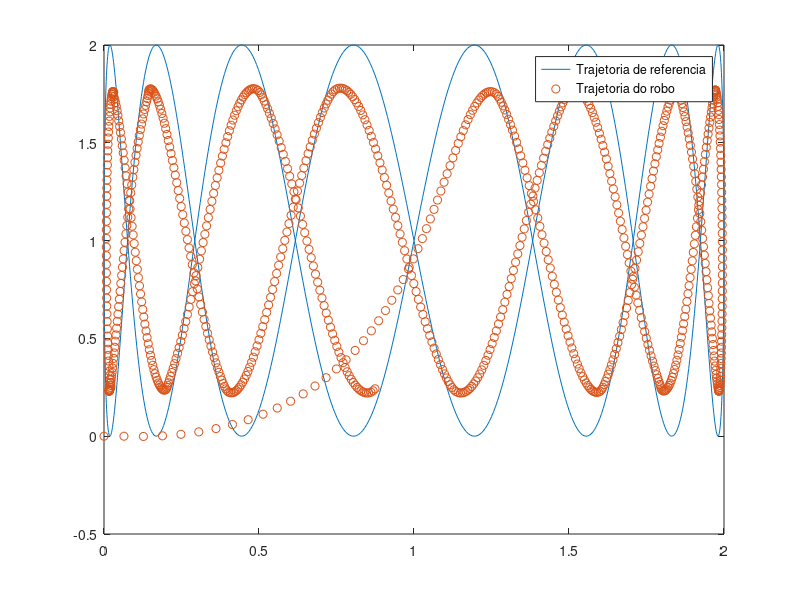

Reproduce this figure in MATLAB.
clear

% Tempo de amostragem
Ts = 0.033;

% Tempo de simulacao
t = 0:Ts:30;

% Trajetoria
ganho = 1;
freq = 2*pi/30;
traj = [1 + ganho*sin(freq*t); 1 + ganho*sin(8*freq*t)];

% Definicao do sistema
G = [0 1 0 0;
     0 0 0 0;
     0 0 0 1;
     0 0 0 0];

H = [0 0;
     1 0;
     0 0;
     0 1];
 
C = [1;
     1;
     0];
 

% Calculo da matriz de ganho K
poles = [-1, -1, -2, -2];
K = place(G, H, poles);

% Condicao inicial
i_pose = [0, 0, 0];
i_vel = [(traj(1,2) - traj(1,1))/Ts, (traj(2,2) - traj(2,1))/Ts];

% Set das variaveis do primeiro loop
x_pos = i_pose(1);
y_pos = i_pose(2);
theta = i_pose(3);
x_vel = i_vel(1);
y_vel = i_vel(2);

robot_x_pos = [];
robot_y_pos = [];

% Loop de simulacao
for k = 1:length(t)
    robot_x_pos = [robot_x_pos; x_pos];
    robot_y_pos = [robot_y_pos; y_pos];
    
    % Calculo das referencias por loop
    x_pos_ref = traj(1,k);
    y_pos_ref = traj(2,k);
    x_vel_ref  = (x_pos_ref - x_pos);
    y_vel_ref  = (y_pos_ref - y_pos);
    
    % Calculo dos estados (erros)
    z_e = [x_pos_ref - x_pos;
           x_vel_ref - x_vel;
           y_pos_ref - y_pos;
           y_vel_ref - y_vel];
      
    % Calculo das aceleraçoes de referencia
    x_a_ref = x_vel_ref - x_vel;
    y_a_ref = y_vel_ref - y_vel;
    
    % Lei de controle
    mid_u = K*z_e + [x_a_ref; y_a_ref];
    
    % Calculo da matriz F
    v = sqrt((x_vel)^2 + (y_vel)^2);
    F = [cos(theta) -v*sin(theta);
         sin(theta) v*cos(theta)]; 
    final_u = F^(-1)*mid_u;
    
    % Entrada no robo
    v = final_u(1)*Ts + v; % integra dv
    w = final_u(2);
    robot_input = [v; w];
    robot_cinematic = [cos(theta) 0;
                       sin(theta) 0;
                                0 1];
    dout_robot = robot_cinematic * robot_input;
    
    % "Leitura" dos estados do robô (integrando a saída)
    out_robot = [x_pos + Ts*dout_robot(1);
                 y_pos + Ts*dout_robot(2);
                 theta + Ts*dout_robot(3)];
    
    x_vel = dout_robot(1);
    y_vel = dout_robot(2);
    
    x_pos = out_robot(1);
    y_pos = out_robot(2);
    theta = out_robot(3);
end

plot(traj(1,:), traj(2,:));
hold on
plot(robot_x_pos, robot_y_pos, "o");
hold off
legend("Trajetoria de referencia", "Trajetoria do robo");
